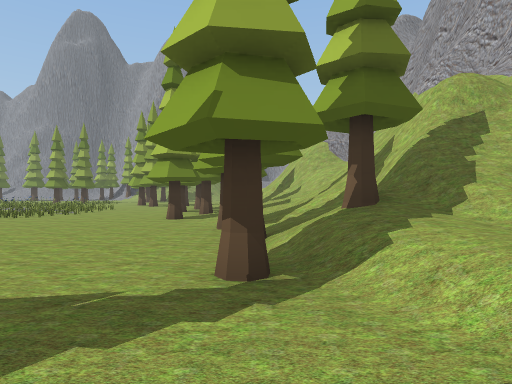
view 1 (above)

22 first-person views from a walk through a Unity game level. The camera is 1.2 m above the floor, looks level and sees 75° across. The floor is counted in squares, 2 m on a side. Each view is taken from the middle of a square. On the plan, view 1 faces up. The plan holds only what a view shows up to about 10 squares ahead; the rest is blank. The place goes on beyond the plan. The player character is not drawn.

view 2
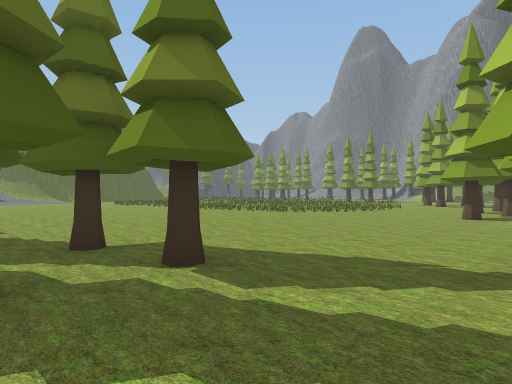

view 3
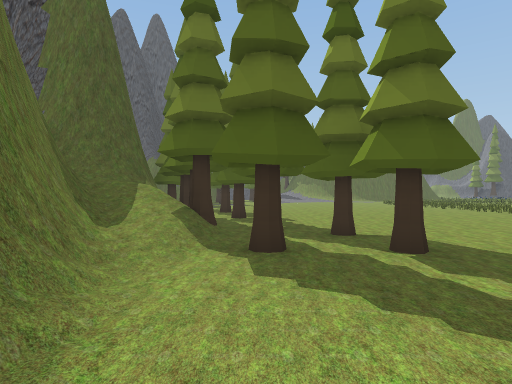

view 4
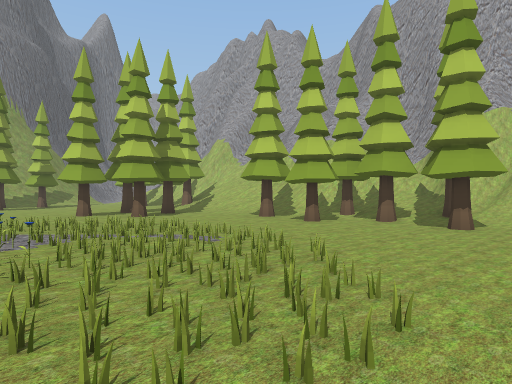

view 5
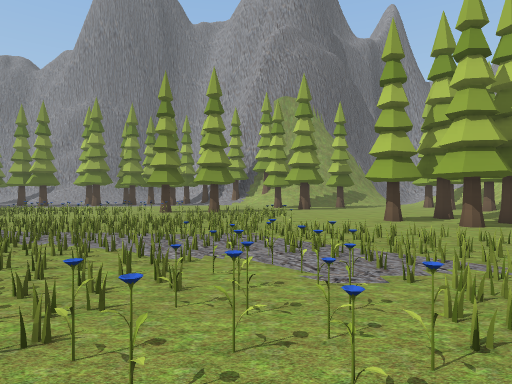

view 6
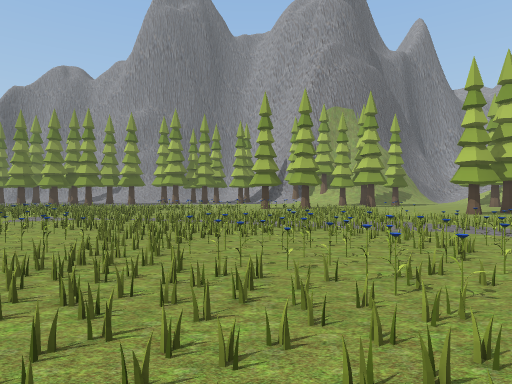

view 7
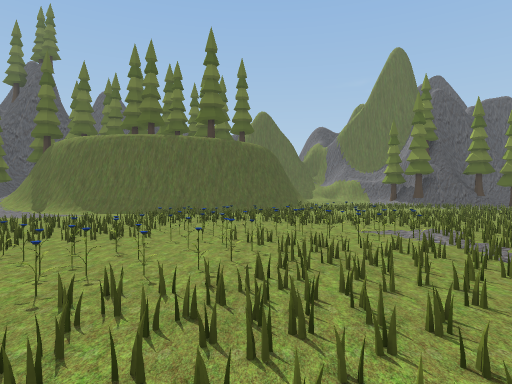

view 8
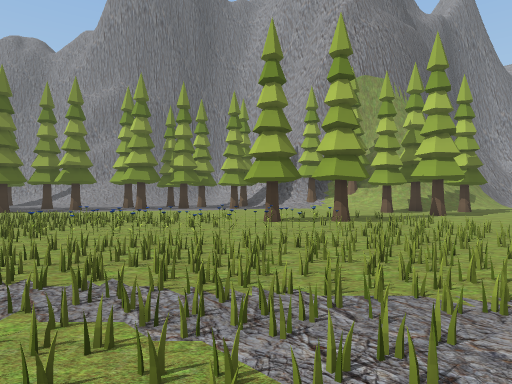

view 9
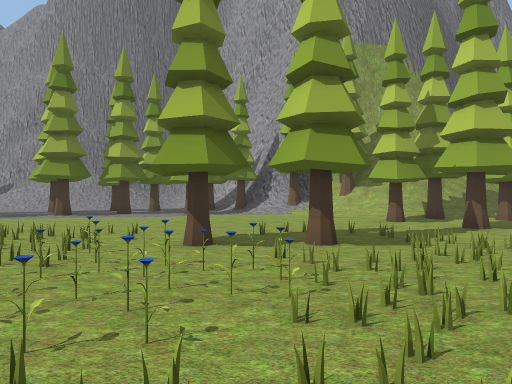

view 10
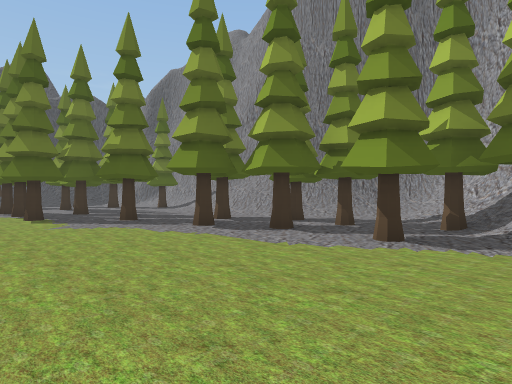

view 11
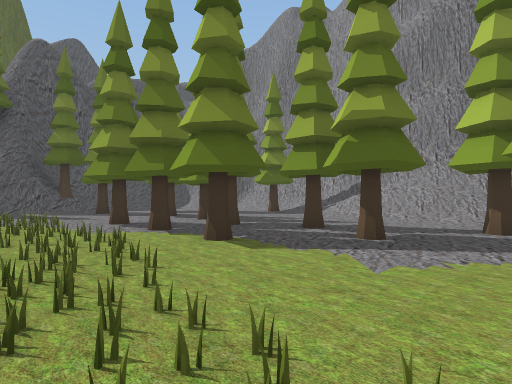

view 12
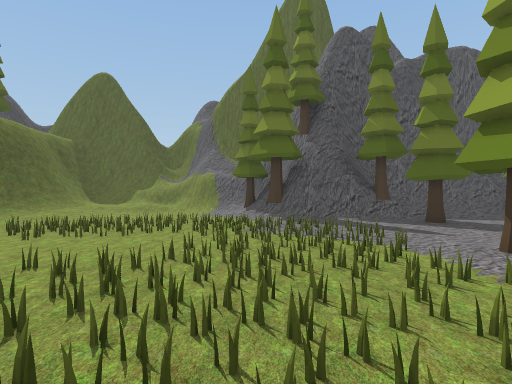

view 13
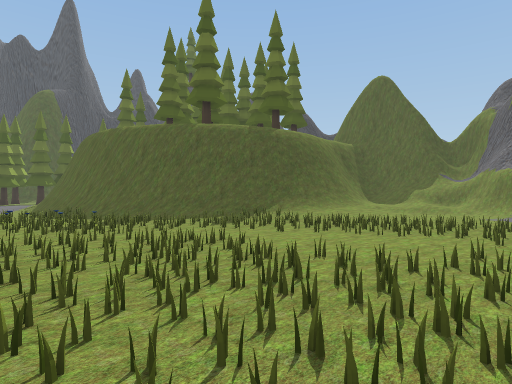

view 14
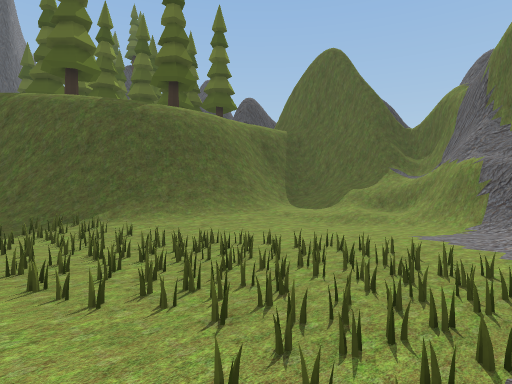

view 15
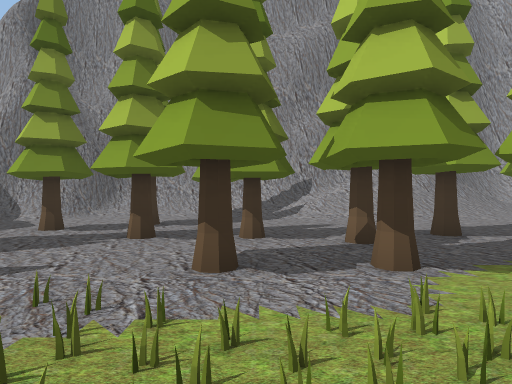

view 16
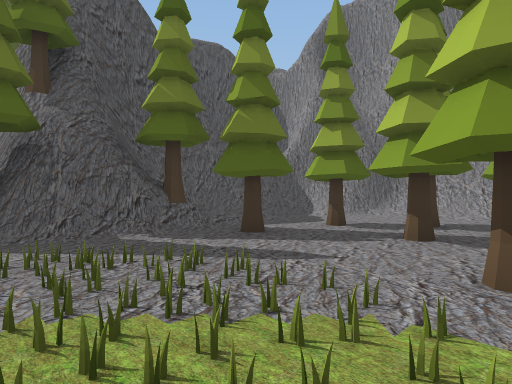

view 17
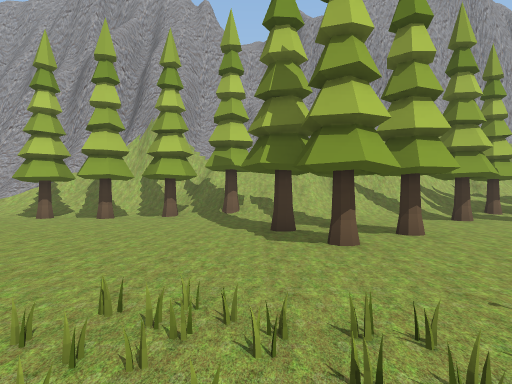

view 18
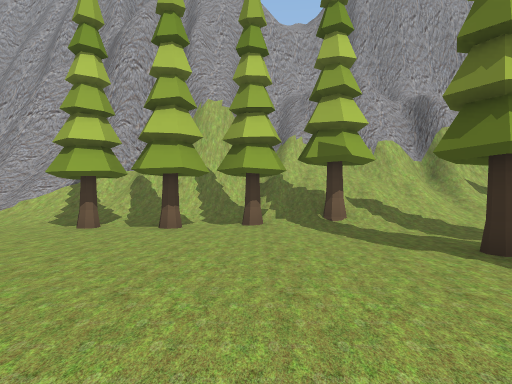

view 19
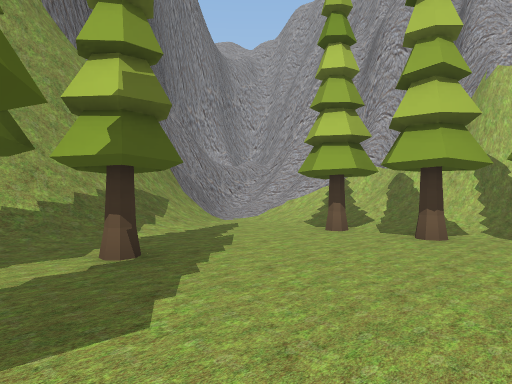

view 20
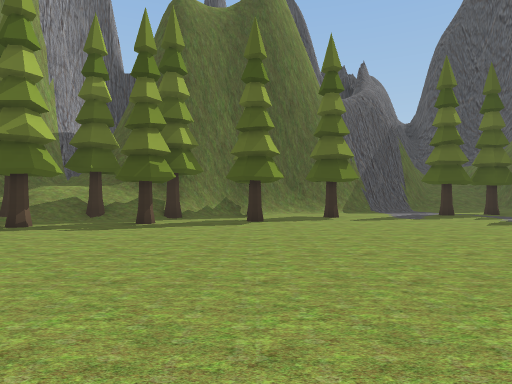

view 21
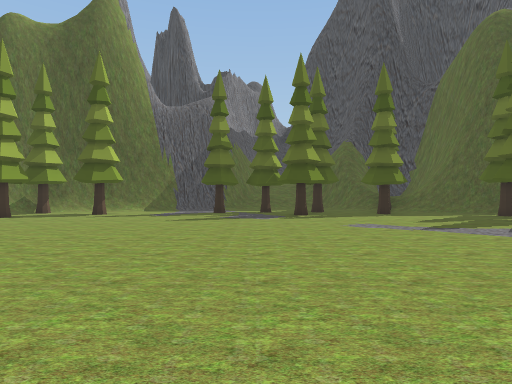

view 22
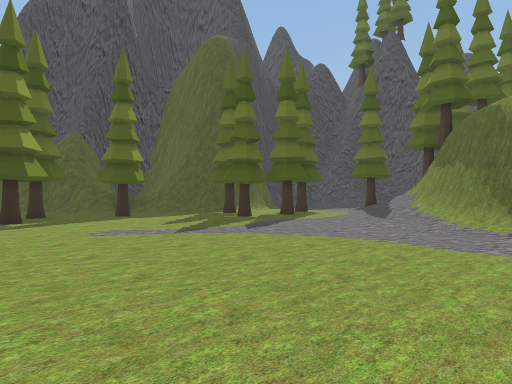

### Floor plan
Key: @ floor where view 1 was taken; # wall or solid block; . floor; / step, stairs or slope; = window, fence, low wall or low ledge; O other object.
Columns run from 32 left of view 1 to 4 right of it. Each row starts with its distance up from view 1.
 29                  ####
 28                ###///
 27      ###########/////#
 26     ##//..O///////..//
 25     #=/......//..OOO.O        #####
 24     #=/..O......O..../OO##  ###//=##
 23     #//.O..O..O..OO.O.//O####//////#
 22     #//O.OOOO..O........//O//..///##
 21     ##OO...OO.O..........O.O...O//##
 20     ###......#............O.....//#
 19     ###........................O//#
 18     OOO..............O.O.......O//#
 17  ##= ..........  .O.OOO........O//=#
 16 ###=/..........  .OO.OO.....O..////#
 15 #////.............OOOOO..O.OO..///##
 14 ##//////.................O..OO.//=##
 13  ##/=###//...O...O.............//=#
 12   ########/..O..OO............O//#
 11          ##.....OOO....OOO....../#
 10           #/...O.OOOOOO.OO....OO//
  9           ##.....OOOOOOOOO.....O//=
  8            #..........OO......O.O/ #
  7            #.....   ..........O.///#
  6            #...  .   . .........O/##
  5           ##.......    .........//###
  4          ##/........  ..........OO//
  3         ###/....................O///
  2        ##//......................//
  1         ///..................OO../
  0        O//..................O...@
 -1          OOO.............O.O..O...
 -2           .O...........O.O.OO//##
 -3           //.OO.O....O.O.O#O ###
 -4           ###..O.OO....O######
 -5              O/.....#####
 -6              ##/
 -7               ##

Positions as (right, up) in squares from view 1, and headings:
1: (0, 0), facing up
2: (0, -1), facing up-left
3: (1, -1), facing left
4: (-8, 6), facing up-right
5: (-8, 8), facing up
6: (-11, 6), facing up
7: (-11, 11), facing left
8: (-11, 11), facing up
9: (-10, 14), facing up
10: (-10, 19), facing up-left
11: (-15, 18), facing up-left
12: (-18, 18), facing left
13: (-18, 18), facing down-left
14: (-22, 18), facing down-left
15: (-21, 18), facing up
16: (-21, 18), facing up-left
17: (-9, 16), facing right
18: (-7, 18), facing right
19: (-6, 18), facing up-right
20: (-9, 5), facing down
21: (-15, 6), facing down
22: (-15, 5), facing down-left
